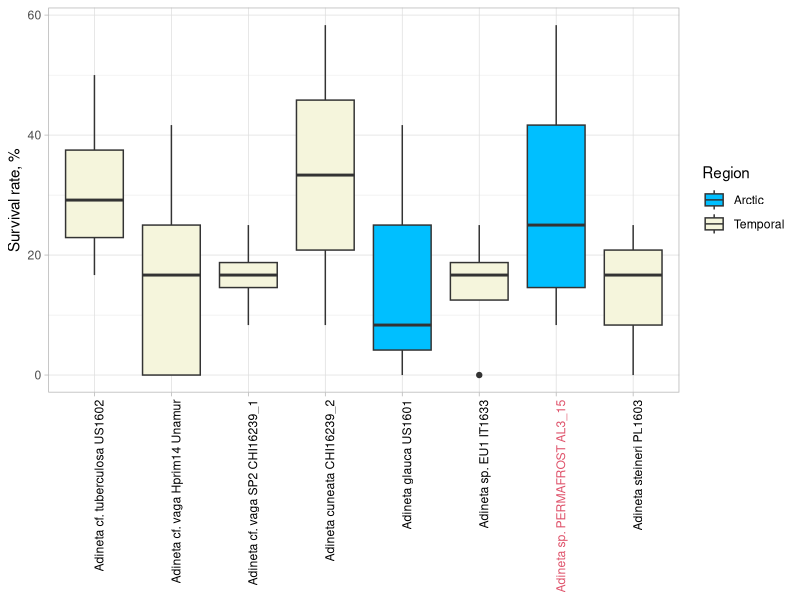

Reproduce this figure in R. (Note: this script raises an error after producing the figure.)
library(magrittr)
library(dplyr)
library(ggplot2)
library(lme4)

# Read the data and metadata:
fr.meta <- read.csv('Freezing-experiments-data-with-metadata.csv',
                    nrows = 11, skip = 1)
fr <- read.csv('Freezing-experiments-data-with-metadata.csv', skip = 14)[1:4]

# Some statistics:
fr %>% filter(grepl('SCL-15-7', SampleID)) %>% nrow # 144 individuals
fr %>% filter(!grepl('SCL-15-7', SampleID)) %>% nrow # 402 individuals

# Find the species with zero survival rate:
Zsp <- fr %>% group_by(SampleID) %>% summarize(Surv = sum(Survival)) %>%
  filter(Surv == 0) %$% SampleID %>% as.character

# Leave only the species with a positive survival rate:
fr %<>% filter(!SampleID %in% Zsp)
fr %>% filter(!grepl('SCL-15-7', SampleID)) %>% nrow # 318 individuals

# Populate the data table of results with the metadata:
fr$Age <- fr$Region <- fr$Species <- ''
for (i in 1:nrow(fr)) {
  fr$Region[i] <- fr.meta$Region[match(fr$SampleID[i], fr.meta$SampleID)]
  fr$Species[i] <- paste(
    fr.meta$Species[match(fr$SampleID[i], fr.meta$SampleID)],
    fr.meta$SampleID[match(fr$SampleID[i], fr.meta$SampleID)]
  )
  fr$Age[i] <- ifelse(fr$SampleID[i] == 'SCL-15-7', 'Ancient', 'Modern')
}

# Median survival rate:
fr %>%
  group_by(Age, Plate) %>%
  summarize(Surv = sum(Survival)/n()*100) %>% 
  group_by(Age) %>% 
  summarize(
    Median = median(Surv),
    MinSurv = min(Surv),
    MaxSurv = max(Surv)
    )
# Age     Median MinSurv MaxSurv
# Ancient   25      8.33    58.3
# Modern    16.7    0       58.3
  
# Plotting --------------------------------------------------------------------
fr %>%
  mutate(Species = sub('SP1', 'Hprim14', Species)) %>% 
  group_by(Region, Species, Plate) %>%
  summarize(Surv = sum(Survival)/n()*100) %>% 
  ggplot(aes(Species, Surv, fill = Region)) + geom_boxplot() +
  scale_fill_manual(values = c(
    'Arctic' = 'deepskyblue',
    'Temporal' = 'beige')) +
  labs(y = 'Survival rate, %', x = NULL) +
  theme_light() +
  theme(axis.text.x = element_text(angle = 90, hjust = 1,
                                   color = c(1,1,1,1,1,1,2,1)))


# Modeling --------------------------------------------------------------------
## Testing for the presence of the phylogenetic signal:
fr_ag <- fr %>% group_by(SampleID) %>%
  summarise(Survival = sum(Survival)/n()) %>%
  as.data.frame
fr_ag <- fr_ag[fr_ag$SampleID %in% phy$tip.label, ] # not all guys are on the tree
fr_ag_v <- setNames(fr_ag$Survival, fr_ag$SampleID)
phytools::phylosig(phy, fr_ag_v, method = 'K', test = T)
phytools::phylosig(phy, fr_ag_v, method = 'lambda', test = T)
## No phylogenetic signal detected, so we use mixed-effects models
## assuming uncorrelated errors

## Model controls:
modContr <- glmerControl(
  check.conv.singular = .makeCC(action = 'message', tol = 1e-5),
  check.conv.grad = .makeCC('warning', tol = 1e-2))

## Intercept-only model, Plate random:
fr.glmer00 <- fr %>%
  glmer(Survival ~ 1 + (1|Plate), data = .,
        family = 'binomial', control = modContr)
summary(fr.glmer00)

## Species fixed, Plate random:
fr.glmer01 <- fr %>%
  glmer(Survival ~ Species + (1|Plate), data = .,
        family = 'binomial', control = modContr)
summary(fr.glmer01)
anova(fr.glmer01, fr.glmer00)

## Region fixed, Plate random:
fr.glmer02 <- fr %>%
  glmer(Survival ~ Region + (1|Plate), data = .,
        family = 'binomial', control = modContr)
summary(fr.glmer02)
anova(fr.glmer02, fr.glmer00)

## Intercept-only; Species and Plate random; Plate nested in Species:
fr.glmer03 <- fr %>%
  glmer(Survival ~ 1 + (1|Species/Plate), data = .,
        family = 'binomial', control = modContr)
summary(fr.glmer03)
anova(fr.glmer03, fr.glmer00)

## Region fixed; Species and Plate random; Plate nested in Species:
fr.glmer04 <- fr %>%
  glmer(Survival ~ Region + (1|Species/Plate), data = .,
        family = 'binomial', control = modContr)
summary(fr.glmer04)
anova(fr.glmer04, fr.glmer03)


# Pairwise comparisons --------------------------------------------------------

# Diff. in prop. between the contemp. and ancient Arctic species:
fr %>% filter(Region == 'arctic') %>%
  group_by(Species) %>% 
  summarise(N = n(), Surv = sum(Survival)) %$% 
  prop.test(Surv, N, alternative = 'less') # A. glauca has smaller median
# Xsq = 0.63587; p = 0.2126

# Diff. in prop. between the ancient species and the sister contemp. species,
# A. vaga isolate Hprim14, GenBank KU860644.1:
fr %>% filter(grepl('Unamur|AL3_15', SampleID)) %>%
  group_by(Species) %>% 
  summarise(N = n(), Surv = sum(Survival)) %$% 
  prop.test(Surv, N, alternative = 'less') # Hprim14 has smaller median
# Xsq = 2.8572; p = 0.04548
